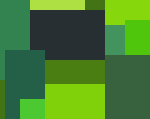
Frame 1 (no input)
Frame 60 (the mouse pressed at the canvas centre just before this capture): identical to frame 1, image omitted
Frame 120 (the mouse held since frame 60 and released just before this capture): identical to frame 1, image omitted

The Processing sketch that drew this single still picture (run headless with seeded random() and noise(); from frame 60 on, the mouse is pressed at the canvas centre):

// Processing sketch: processing_32649
// ── processing_32649.pde

void setup(){
  size(150,119);
  
}

void draw(){
  
  colorMode(RGB);
  noStroke();
  
  //Rectangle 1
  fill(50,131,80);
  rect(0, 0, 30, 80);
  
  //Rectangle 2
  fill(175,224,67);
  rect(30, 0, 55, 10);
  
  //Rectangle 3
  fill(66,115,21);
  rect(0, 80, 5, 39);
  
  //Rectangle 4
  fill(66,115,21);
  rect(85, 0, 20, 10);
  
  //Rectangle 5
  fill(134,215,12);
  rect(105, 0, 45, 25);
  
  //Rectangle 6
  fill(40,47,50);
  rect(30, 10, 75, 50);
  
  //Rectangle 7
  fill(35,96,71);
  rect(5, 50, 40, 69);
  
  //Rectangle 8
  fill(76,200,48);
  rect(20, 99, 25, 20);
  
  //Rectangle 9
  fill(128,209,10);
  rect(45, 74, 60, 45);
  
  //Rectangle 10
  fill(74,126,19);
  rect(45, 60, 60, 24);
  
  //Rectangle 11
  fill(56,98,62);
  rect(105, 55, 45, 64);
  
  //Rectangle 12
  fill(67,147,94);
  rect(105, 25, 20, 30);
  
  //Rectangle 13
  fill(79,198,11);
  rect(125, 20, 25, 35);
  
   

}
